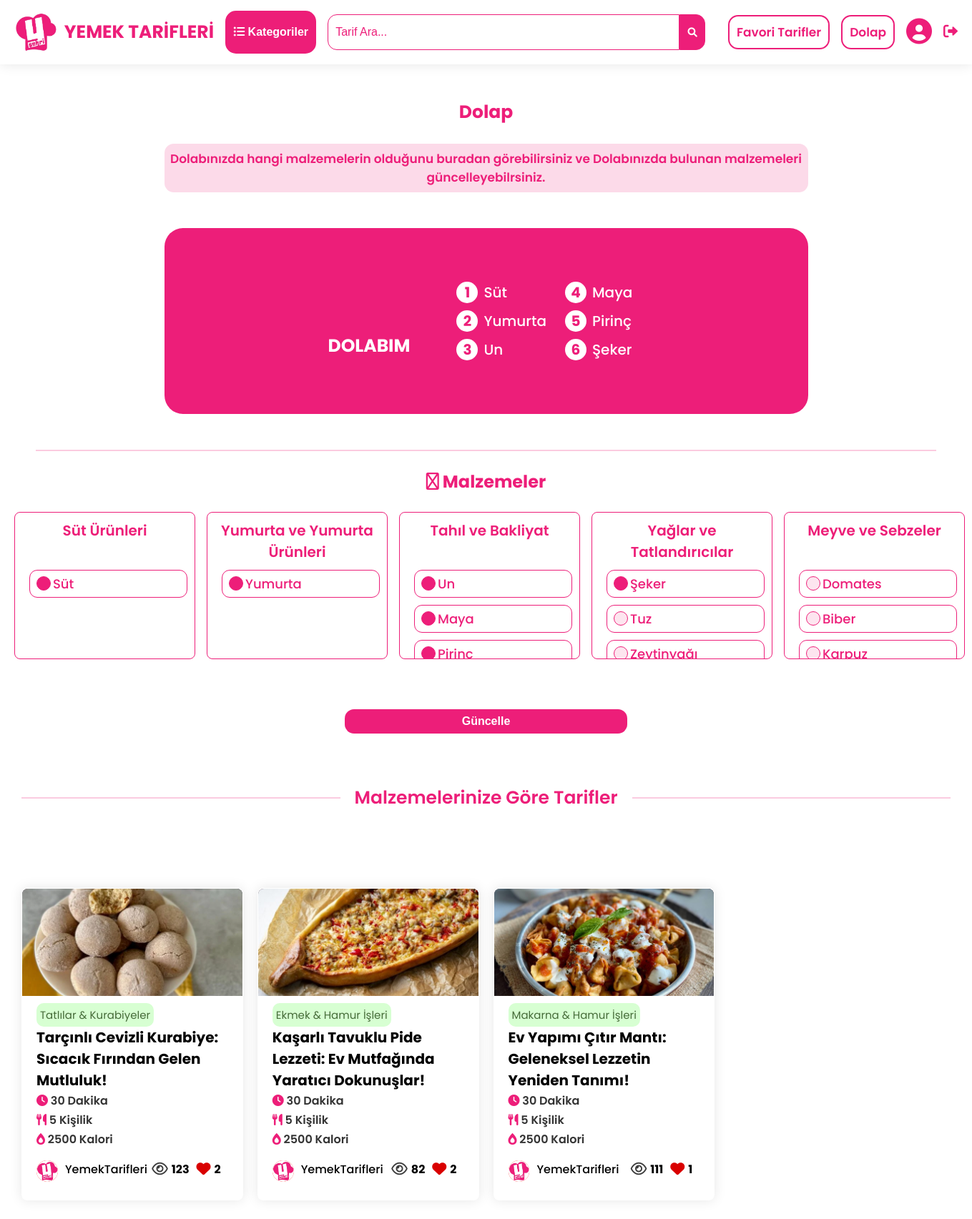
Screenshot of /dolap.php (signed in) with the database file from the repository.
### tables this page shows
CREATE TABLE `tema_ayarlari` (
  `id` int(11) NOT NULL,
  `logo` varchar(255) DEFAULT NULL,
  `site_adi` varchar(255) DEFAULT NULL,
  `slogan` varchar(255) DEFAULT NULL,
  `intro_gorsel` varchar(255) DEFAULT NULL
);

CREATE TABLE `malzemeler` (
  `malzeme_id` int(11) NOT NULL,
  `malzeme_adi` varchar(255) NOT NULL,
  `grup_id` int(11) DEFAULT NULL,
  `grup_adi` varchar(255) DEFAULT NULL
);

CREATE TABLE `tarifler` (
  `tarif_id` int(11) NOT NULL,
  `kategori_ad` varchar(50) NOT NULL,
  `kategori_url` varchar(255) NOT NULL,
  `baslik` varchar(100) NOT NULL,
  `sure` varchar(255) DEFAULT NULL,
  `boyut` varchar(20) DEFAULT NULL,
  `kalori` varchar(255) DEFAULT NULL,
  `resim` varchar(255) DEFAULT NULL,
  `url` varchar(255) DEFAULT NULL,
  `icindekiler` text DEFAULT NULL,
  `hazirlanis` text DEFAULT NULL,
  `tarih` text NOT NULL,
  `goruntulenme` int(11) NOT NULL,
  `fav` int(11) NOT NULL
);

### tema_baglanti.php (called while the page is built, shortened)
<?php
include ("database.php");
$sql = "SELECT * FROM tema_ayarlari";
$result = $conn->query($sql);
if(mysqli_num_rows($result) > 0){
    $row = mysqli_fetch_assoc($result);
    $logo = $row['logo'];
    $site_adi = $row['site_adi'];
}
?>

### dolap.php (the view, shortened to what this page needs)
<?php
include("database.php");
include("tema_baglanti.php");
$uye_id = $_SESSION['uye_id'];
?>
<!DOCTYPE html>
<html lang="en">
<head>
    <link rel="stylesheet" href="style.css">
    <link rel="stylesheet" href="z-style.css">
    <link rel="stylesheet" href="https://pro.fontawesome.com/releases/v6.0.0-beta1/css/all.css" />
    <link rel="stylesheet" href="https://pro.fontawesome.com/releases/v6.0.0-beta1/css/all.css" />
</head>
<body>
<?php require("header.php"); ?>
<div class="containerx">
    <div class="dolap_card">
        <br><br><br>
        <h1 style="text-align:center;" class="card-baslik">
            <br>
            Dolap
            </h1>
        <br>
        <h3 class="dolap_uyari">Dolabınızda hangi malzemelerin olduğunu buradan görebilirsiniz ve Dolabınızda bulunan malzemeleri güncelleyebilrsiniz.</h3>
        <br><br>
        <div class="dolap_card__sides">
            <div class="dolap_card__main">
                <h1 style="text-align:center;" class="card-baslik dolabim_baslik">
                <br>
                <i style="font-size:50px;" class="fas fa-salad dolabim_icon"></i><br>
                    DOLABIM
                </h1>
                <br>
                <?php
                include("database.php");
                $sql = "SELECT malzeme_id FROM dolap_malzemeleri WHERE uye_id = ?";
                $stmt = $conn->prepare($sql);
                $stmt->bind_param("i", $uye_id);
                $stmt->execute();
                $result = $stmt->get_result();
                if ($result->num_rows > 0) {
                    echo "<ul class='malzemeler'>";
                    $malzeme_sayac = 1;
                    while ($row = $result->fetch_assoc()) {
                        $malzeme_id = $row["malzeme_id"];
                        $sql_malzeme = "SELECT malzeme_adi FROM malzemeler WHERE malzeme_id = ?";
                        $stmt_malzeme = $conn->prepare($sql_malzeme);
                        $stmt_malzeme->bind_param("i", $malzeme_id);
                        $stmt_malzeme->execute();
                        $result_malzeme = $stmt_malzeme->get_result();
                        while ($row_malzeme = $result_malzeme->fetch_assoc()) {
                            echo "<li class='malzemeler_item'>";
                            echo " <span class='malzeme_sayac'>" . $malzeme_sayac . "</span>";
                            echo " <span>" . $row_malzeme['malzeme_adi'] . "</span>";
                            echo "</li>";
                        }
                        $malzeme_sayac++;
                    }
                    echo "</ul>";
                } else {
                    echo "<span class='dolap_malzeme__uyari'>Dolabında malzeme yok, aşağıdan malzeme eklemen gerekiyor.</span>";
                }
                ?>
            </div>
            <h2 class="baslik-t8"></h2>
            <br>
            <div class="dolap_card__ekle">
                <h2><i class="far fa-plus-circle"></i> Malzemeler</h2>
                <br>
                <form action="update_dolap.php" method="POST">
                    <div class="malzemele_items">
                    <?php
                    include("database.php");
                    $sql = "SELECT malzeme_id FROM dolap_malzemeleri WHERE uye_id = ?";
                    $stmt = $conn->prepare($sql);
                    $stmt->bind_param("i", $uye_id);
                    $stmt->execute();
                    $result = $stmt->get_result();
                    $dolap_malzemeleri = array();
                    while ($row = $result->fetch_assoc()) {
                        $dolap_malzemeleri[] = $row['malzeme_id'];
                    }
                    $sql = "SELECT malzeme_id, malzeme_adi, grup_adi FROM malzemeler";
                    $result = $conn->query($sql);
                    $gruplar = array();
                    while ($row = $result->fetch_assoc()) {
                        $grup_adi = $row['grup_adi'];
                        $malzeme_adi = $row['malzeme_adi'];
                        $malzeme_id = $row['malzeme_id'];
                        if (!isset($gruplar[$grup_adi])) {
                            $gruplar[$grup_adi] = array();
                        }
                        if (!in_array($malzeme_adi, $gruplar[$grup_adi])) {
                            $gruplar[$grup_adi][$malzeme_adi] = $malzeme_id;
                        }
                    }
                    foreach ($gruplar as $grup_adi => $malzemeler) {
                        echo "<div class='malzeme_ekle'>";
                        echo "<div class='malzeme_ekle__grup_adi'>" . $grup_adi . "</div>";
                        foreach ($malzemeler as $malzeme_adi => $malzeme_id) {
                            echo "<div class='malzeme_ekle_item'>";
                            echo "<div class='malzeme_ekle_item__select'>";
                            if (in_array($malzeme_id, $dolap_malzemeleri)) {
                                echo " <input type='checkbox' class='checkbox' id='malzeme_" . $malzeme_id . "' value='" . $malzeme_id . "' name='selected_materials[]' checked>";
                            } else {
                                echo "<input type='checkbox' class='checkbox' id='malzeme_" . $malzeme_id . "' value='" . $malzeme_id . "' name='selected_materials[]'>";
                            }
                            echo "<label for='malzeme_" . $malzeme_id . "' class='label'>" . $malzeme_adi . "</label>";
                            echo "</div>";
                            echo "</div>";
                        }
                        echo "</div>";
                    }
                    ?>
        </div>
        </div>
        <br><br>
        <input type="submit" class="dolap_card__ekle__submit" value="Güncelle">
            </div>
        </div>
    </div>
    <br><br>
<h2 class="baslik-t8" >
          <a class="card-baslik"  href="">Malzemelerinize Göre Tarifler</a>
      </h2>
      <div class="tarifler" id="result">
      <?php
            include("database.php");
            $uye_id = $_SESSION['uye_id'];
            $sql_dolap_malzemeleri = "SELECT malzeme_id FROM dolap_malzemeleri WHERE uye_id = ?";
            $stmt_dolap_malzemeleri = $conn->prepare($sql_dolap_malzemeleri);
            $stmt_dolap_malzemeleri->bind_param("i", $uye_id);
            $stmt_dolap_malzemeleri->execute();
            $result_dolap_malzemeleri = $stmt_dolap_malzemeleri->get_result();
            $dolap_malzemeleri_ids = array();
            while ($row = $result_dolap_malzemeleri->fetch_assoc()) {
                $dolap_malzemeleri_ids[] = $row['malzeme_id'];
            }
            $sql_malzeme_adlari = "SELECT malzeme_id, malzeme_adi FROM malzemeler WHERE malzeme_id IN (" . implode(",", $dolap_malzemeleri_ids) . ")";
            $result_malzeme_adlari = $conn->query($sql_malzeme_adlari);
            $malzemeler = array();
            while ($row = $result_malzeme_adlari->fetch_assoc()) {
                $malzemeler[$row['malzeme_id']] = $row['malzeme_adi'];
            }
            $sql_tarifler = "SELECT * FROM tarifler WHERE";
            foreach ($malzemeler as $malzeme_id => $malzeme_adi) {
                $sql_tarifler .= " FIND_IN_SET('" . $malzeme_id . "', icindekiler) OR";
            }
            $sql_tarifler = rtrim($sql_tarifler, "OR");
            $result_tarifler = $conn->query($sql_tarifler);
            if ($result_tarifler->num_rows > 0) {
                echo "<ul class='card-containerx'>";
                while ($row = $result_tarifler->fetch_assoc()) {
                    $tarif_id = $row['tarif_id'];
                    echo "<li class='tarif-card'>";
                    echo "<div class='img-div'>";
                    echo "<img class='img-div' src='" . $row["resim"] . "' alt=''>";
                    echo "</div>";
                    echo "<div class='tarif-content'>";
                    echo "<h2 class='tarif-kategori'>" . $row["kategori_ad"] . "</h2>";
                    echo "<h1 class='tarif-baslik'>
                    <a href='" . $row['url'] . "?tarif_id=" . $tarif_id . "'>" . $row["baslik"] . "</a>                        </h1>";
                    echo "<h2 class='tarif-bilgi'><i class='fas fa-clock'></i> " . $row["sure"] . "</h2>";
                    echo "<h2 class='tarif-bilgi'><i class='fas fa-utensils'></i> " . $row["boyut"] . "</h2>";
                    echo "<h2 class='tarif-bilgi'><i class='fas fa-burn'></i> " . $row["kalori"] . "</h2>";
                    echo "<div class='tarif-card_bottom'>";
                    echo "<div class='yazar'>";
                    echo "<img src='yemeksehri.jpeg' alt=''>";
                    echo "YemekTarifleri";
                    echo "<div class='degerlendirme'>";
                    echo "<div class='favgor'>
                                  <i class='far fa-eye'></i> <span>" . $row["goruntulenme"] . "</span>
                                  <i class='fas fa-heart'></i> <span>" . $row["fav"] . "</span>";
                    echo "</div>";
                    echo "</div>";
                    echo "</div>";
                    echo "</div>";
                    echo "</li>";
                }
            } else {
                echo "Tarif bulunamadı.";
            }
            ?>
    </ul>
    </div>
</body>
</html>

### z-header.php (shortened to what this page needs)
<!DOCTYPE html>
<html lang="en">
<head>
    <link rel="stylesheet" href="z-style.css">
    <link rel="stylesheet" href="style.css">
	<link rel="stylesheet" href="https://pro.fontawesome.com/releases/v6.0.0-beta1/css/all.css" />
</head>
<body>
    <header>
        <div class="header_1">
        <div class="logo">
            <a href="./">
            <img src="<?php echo $logo ?>" alt="">
            <span><?php echo $site_adi ?></span>
            </a>
          </div>
          <button class="h-kategoriler_btn" id="header-kategoriler"><i class="fas fa-list-ul"></i> Kategoriler</button>
          <div class="search-bar">
            <form action="search.php" method="get">
                <input type="text" name="search" placeholder="Tarif Ara...">
                <button type="submit"><i class="fas fa-search"></i></button>
            </form>
        </div>
          <div class="user">
            <div><a class="fav" href="favoriler.php?uye_id=<?php echo $uye_id ?>">Favori Tarifler </a></div>
            <div><a class="fav" href="dolap.php?uye_id=<?php echo $uye_id ?>">Dolap </a></div>
            <div class="profile">
              <a href="user.php?uye_id=<?php echo $uye_id ?>">
                <i class="fas fa-user-circle"></i>
              </a>
            </div>
            <a href="die.php">
              <i class="fas fa-sign-out-alt"></i>
            </a>
          </div>
        </div>
    </header>
</body>
</html>

### z-style.css (style rules this page uses)
body { font-family: 'Poppins', sans-serif; margin: 0; padding: 0; box-sizing: border-box; background-color: #ffffff; }
h1,h2,h3,h4,h5,li { margin: 0; padding: 0; }
* { list-style-type: none; box-sizing: border-box; }
:root { --primary-color:#ed1e79; --detail-color: rgb(255, 87, 51); --gold-color: rgb(243, 156, 18); }
header { background-color: white; display: flex; position: fixed; width: 100%; z-index: 1000; padding: 10px 20px; box-shadow: 0px 0px 17px 0px rgba(0,0,0,0.1); }
.logo a { display: flex; gap: 0.4em; font-size: 25px; font-weight: 700; color: #ed1e79; text-decoration: none; }
.logo img { height: 60px; }
.logo span { display: flex; align-content: center; flex-wrap: wrap; }
.user { display: flex; align-items: center; margin-left: auto; gap: 1em; }
.user .fa-user-circle { font-size: 36px; color: #ed1e79; cursor: pointer; }
.fav { border: 2px solid #ed1e79; padding: 10px; border-radius: 14px; color: #ed1e79; font-size: 17px; cursor: pointer; font-weight: 600; transition: 200ms; text-decoration: none; }
.user a .fa-sign-out-alt { color: #ed1e79; font-size: 20px; }

### z-header.php (style rules this page uses)
.header_1 { display:flex; }
.h-kategoriler_btn { transition: all 200ms; }
header { display:block !important; }

### rows the page displays
tema_ayarlari: logo (picture), site_adi "YEMEK TARİFLERİ"
malzemeler: malzeme_adi "Süt"
malzemeler: malzeme_adi "Yumurta"
malzemeler: malzeme_adi "Un"
malzemeler: malzeme_adi "Maya"
malzemeler: malzeme_adi "Pirinç"
malzemeler: malzeme_adi "Şeker"
malzemeler: grup_adi "Tahıl ve Bakliyat", malzeme_adi "Un", malzeme_adi "Maya", malzeme_adi "Pirinç"
tarifler: resim (picture), kategori_ad "Tatlılar & Kurabiyeler", baslik "Tarçınlı Cevizli Kurabiye: Sıcacık Fırından Gelen Mutluluk!", sure "30 Dakika", boyut "5 Kişilik", kalori "2500 Kalori", goruntulenme "123", fav "2"
tarifler: resim (picture), kategori_ad "Ekmek & Hamur İşleri", baslik "Kaşarlı Tavuklu Pide Lezzeti: Ev Mutfağında Yaratıcı Dokunuşlar!", sure "30 Dakika", boyut "5 Kişilik", kalori "2500 Kalori", goruntulenme "82", fav "2"
tarifler: resim (picture), kategori_ad "Makarna & Hamur İşleri", baslik "Ev Yapımı Çıtır Mantı: Geleneksel Lezzetin Yeniden Tanımı!", sure "30 Dakika", boyut "5 Kişilik", kalori "2500 Kalori", goruntulenme "111", fav "1"

### other values shown
$grup_adi "Süt Ürünleri"
$malzeme_adi "Süt"
$grup_adi "Yumurta ve Yumurta Ürünleri"
$malzeme_adi "Yumurta"
$grup_adi "Yağlar ve Tatlandırıcılar"
$malzeme_adi "Şeker"
$malzeme_adi "Tuz"
$malzeme_adi "Zeytinyağı"
$grup_adi "Meyve ve Sebzeler"
$malzeme_adi "Domates"
$malzeme_adi "Biber"
$malzeme_adi "Karpuz"
